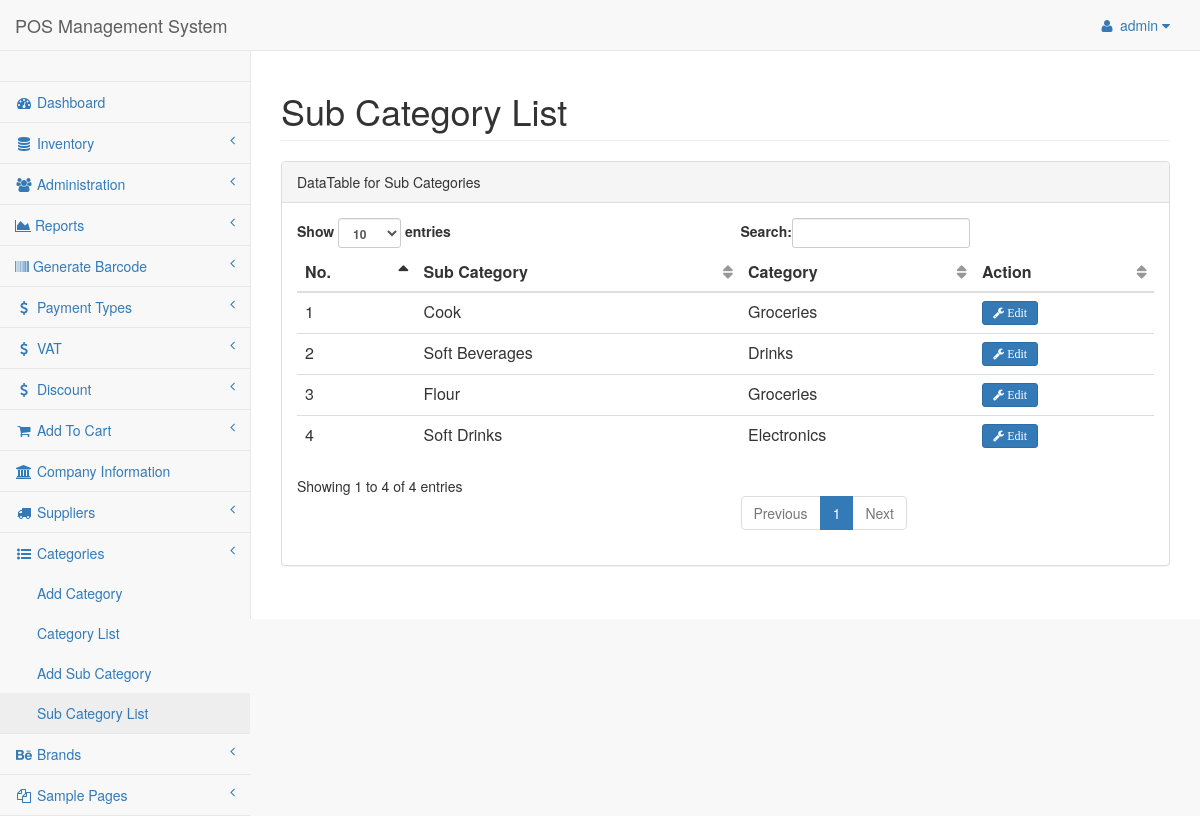
/admin/pages/sublist.php (signed in), run on the app's committed database.
### tables this page shows
CREATE TABLE `tbl_subcat` (
  `subId` int(11) NOT NULL,
  `subName` varchar(35) NOT NULL,
  `catId` int(11) NOT NULL
);

CREATE TABLE `tbl_category` (
  `catId` int(11) NOT NULL,
  `catName` varchar(25) NOT NULL
);

### class/Category.php (called while the page is built, shortened)
<?php
  $filepath = realpath(dirname(__FILE__));
  include_once ($filepath."/../lib/Database.php");
?>
<?php
  class Category {
    private $db;
  function __construct(){
      $this->db = new Database();
    }
  public function getAllSub(){
    $query = "SELECT s.*,c.catName
              FROM tbl_subcat AS s, tbl_category AS c
              WHERE s.catId = c.catId
              ORDER BY subId DESC";
    $result = $this->db->select($query);
    return $result;
  }
}
?>

### lib/Database.php (called while the page is built, shortened)
<?php
Class Database{
 public $host   = DB_HOST;
 public $user   = DB_USER;
 public $pass   = DB_PASS;
 public $dbname = DB_NAME;
 public $link;
private function connectDB(){
 $this->link = new mysqli($this->host, $this->user, $this->pass,
  $this->dbname);
 }
public function select($query){
  $result = $this->link->query($query) or
   die($this->link->error.__LINE__);
  if($result->num_rows > 0){
    return $result;
  } else {
    return false;
  }
 }
}

### admin/pages/sublist.php (the view, shortened to what this page needs)
<?php
  include "../inc/header.php";
  include "../inc/nav.php";
  include "../inc/sider.php";
?>
        <div id="page-wrapper">
            <div class="row">
                <div class="col-lg-12">
                    <h1 class="page-header">Sub Category List</h1>
                </div>
            </div>
            <div class="row">
                <div class="col-lg-12">
                    <div class="panel panel-default">
                        <div class="panel-heading">
                            DataTable for Sub Categories
                        </div>
                        <div class="panel-body">
                            <div class="table-responsive">
                                <table class="table table-hover" id="dataTables-example">
                                    <thead>
                                        <tr>
                                            <th>No.</th>
                                            <th>Sub Category</th>
                                            <th>Category</th>
                                            <th>Action</th>
                                        </tr>
                                    </thead>
                                    <tbody>
                                      <?php
                                        $getSub = $cat->getAllSub();
                                        if ($getSub) {
                                          $i=0;
                                          while ($result = $getSub->fetch_assoc()) {
                                            $i++
                                      ?>
                                        <tr>
                                            <td><?php echo $i; ?></td>
                                            <td><?php echo $result['subName']; ?></td>
                                            <td><?php echo $result['catName']; ?></td>
                                            <td>
                                              <a href="subedit.php?sub=<?php echo $result['subId']; ?>">
                                                <button type="button" class="btn btn-primary btn-sm"><i class="fa fa-wrench"> Edit</i></button>
                                              </a>
                                            </td>
                                        </tr>
                                      <?php } } ?>
                                    </tbody>
                                </table>
                            </div>
                        </div>
                      </div>
                  </div>
              </div>
          </div>
      </div>
  </body>
  </html>

### data on the page
tbl_subcat: subName "Cook", catId.catName "Groceries"
tbl_subcat: subName "Soft Beverages", catId.catName "Drinks"
tbl_subcat: subName "Flour", catId.catName "Groceries"
tbl_subcat: subName "Soft Drinks", catId.catName "Electronics"

### other printed values
Session::get("adminName") "admin"
